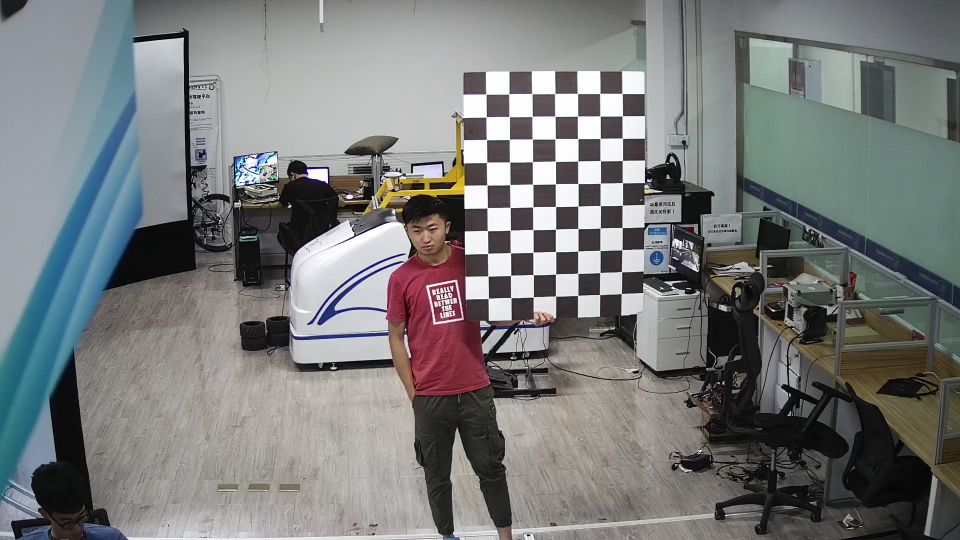
#> input picture project/binocular/camera1/img_1_1.png, 1920 x 1080 px (shown at 1/2 size); its folder holds 4 pictures in this run
$ python binocular_calibration.py
#> lines starting #> are read from the running program, lines starting #| are printed output that depends on the picture
#> further down, img is the input picture: shape (1080, 1920, 3); mean B, G, R 123.2, 123.1, 121.2
### common/opencv.py
import cv2 as cv
import numpy as np
import sys

# [91 lines left out: functions normlizeImage2Uint8, drawHist, putText, insertPointsBwteen2Points, not called in this run]

class createTrackbar():
    """
    描述: 创建任意多个拖动条
    """
    # [52 lines left out: functions __init__, nothing, getTrackbarPos, not called in this run]

class cameraUnistort():
    """
    畸变图片矫正
    """
    # [24 lines left out: functions __init__, undistort, not called in this run]

def cameraCalibration(images = [], girdWith=7, gridHeight=6,
                      printMassege=True, showFindCorner=False):
    """
    描述: 使用棋盘格标定相机, https://docs.opencv.org/master/dc/dbb/tutorial_py_calibration.html
    @images：BGR图片数组，list, [narray1, narray2, ...]
    @girdWith：横向寻找的角点个数, int
    @gridHeight: 纵向寻找的角点个数, int
    @showFindCorner: 是否显示角点图
    @showReprojectError: 是否显示所有重投影误差
    返回：
    @ret: 不是很确定，应该是单应变换的误差
    @mtx: 内参矩阵
    @dist: 畸变系数
    @rvecs: 旋转向量
    @tvecs: 平移向量
    """
#> called with girdWith = 9, gridHeight = 6, printMassege = True, showFindCorner = True
    # 世界坐标系中的棋盘格点, 例如(0,0,0), (1,0,0), (2,0,0) ...., 设Z坐标为0，缺少尺度
    objp = np.zeros((girdWith*gridHeight,3), np.float32)
#> objp = 54 rows, first 8: [0, 0, 0], [0, 0, 0], [0, 0, 0], [0, 0, 0], [0, 0, 0], [0, 0, 0], [0, 0, 0], [0, 0, 0]
    objp[:,:2] = np.mgrid[0:girdWith,0:gridHeight].T.reshape(-1,2)
    # 储存棋盘格角点的世界坐标和像素坐标对
    objpoints = [] # 在世界坐标系中的三维点
    imgpoints = [] # 在图像平面像素坐标

    i = 0
    for img in images:
        i += 1
        # img = cv.imread(fname)
        gray = cv.cvtColor(img,cv.COLOR_BGR2GRAY)
        # 找到棋盘格角点
        ret, corners = cv.findChessboardCorners(gray, (girdWith, gridHeight),None)

        # 如果找到足够点对，将其存储起来
        if ret == True:
            # 子像素精度
            criteria = (cv.TERM_CRITERIA_EPS + cv.TERM_CRITERIA_MAX_ITER, 30, 0.001)
            corners = cv.cornerSubPix(gray, corners,(11,11),(-1,-1),criteria)
            objpoints.append(objp)
            imgpoints.append(corners)
            # 将角点在图像上显示
            if showFindCorner:
                cv.drawChessboardCorners(gray, (girdWith, gridHeight), corners, ret)
                cv.namedWindow("img%s" % i, 0)
                cv.imshow("img%s" % i, img)
#> this loop made 4 passes
#> pass 1, in cameraCalibration, `gray = cv.cvtColor(img,cv.COLOR_BGR2GRAY)`:
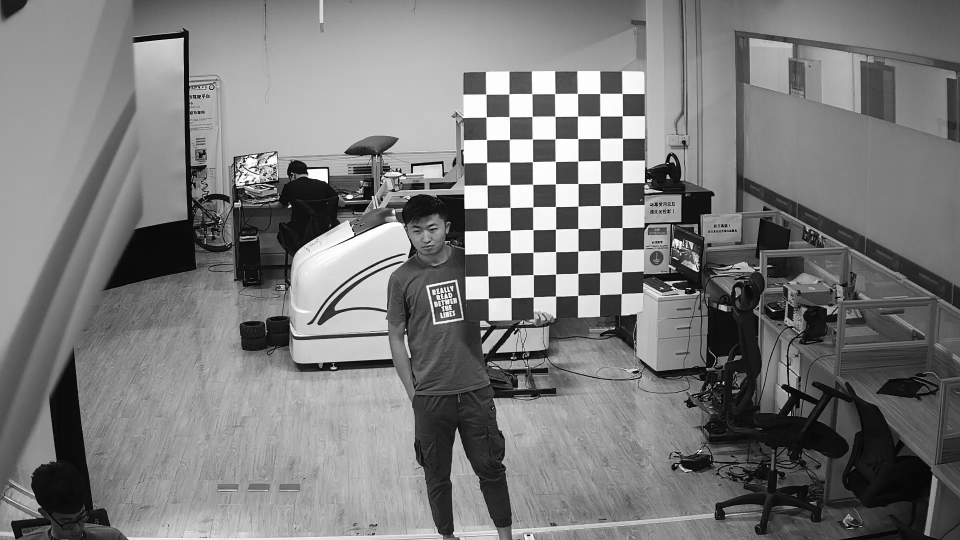
#> gray: shape (1080, 1920) (shown at 1/2 size); min 0, max 255, mean 122.4
#> pass 2, in cameraCalibration, `gray = cv.cvtColor(img,cv.COLOR_BGR2GRAY)`:
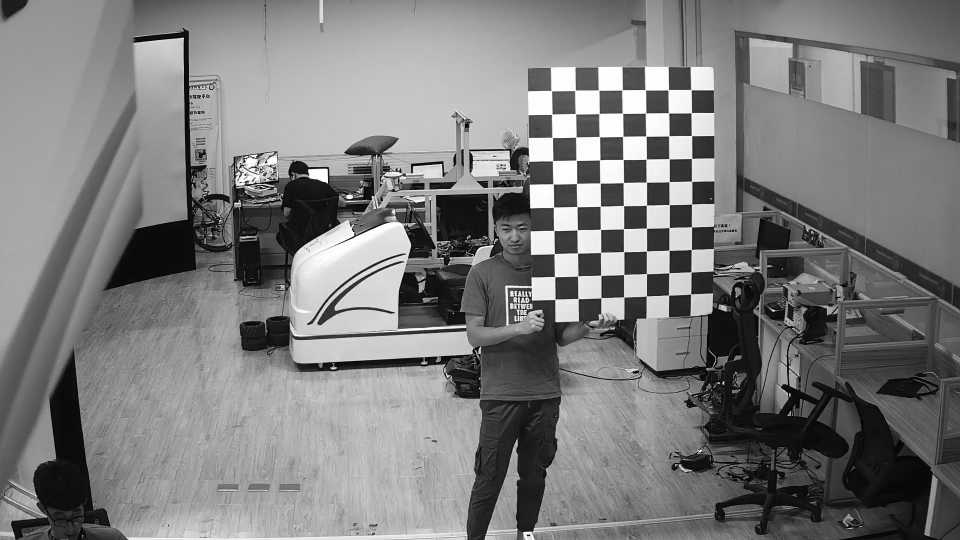
#> gray: shape (1080, 1920) (shown at 1/2 size); min 0, max 255, mean 124.1
#> pass 3, in cameraCalibration, `gray = cv.cvtColor(img,cv.COLOR_BGR2GRAY)`:
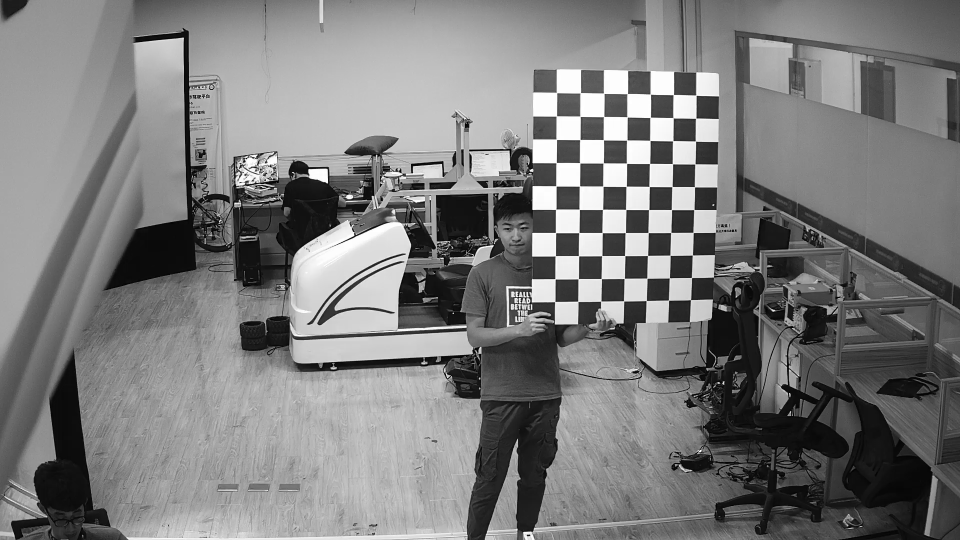
#> gray: shape (1080, 1920) (shown at 1/2 size); min 0, max 255, mean 124.1
#> after the loop:
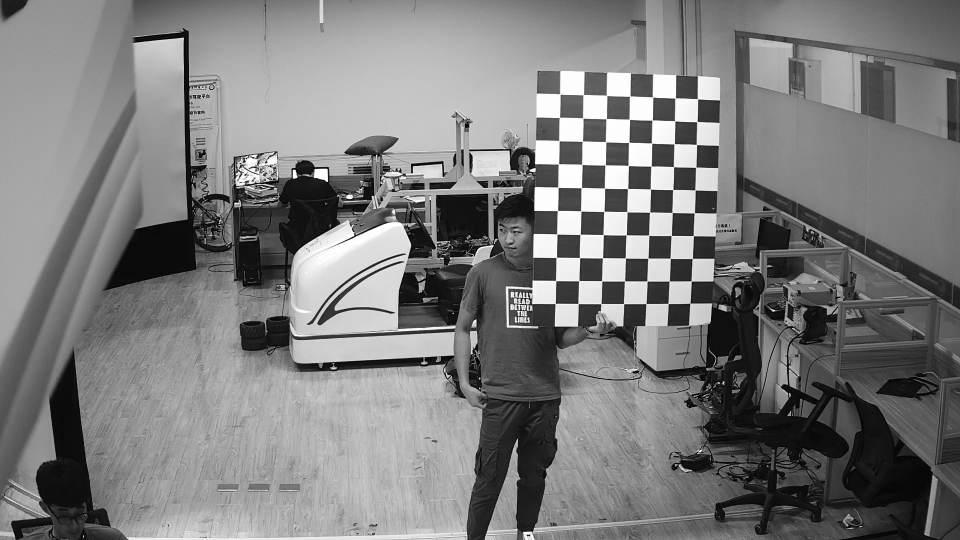
#> gray: shape (1080, 1920) (shown at 1/2 size); min 0, max 255, mean 124.3

    if len(objpoints) == 0:
        print ('Error: no image are accepted %d/%d !' % (len(objpoints), len(images)))
        sys.exit()
#> (the program exits here)
